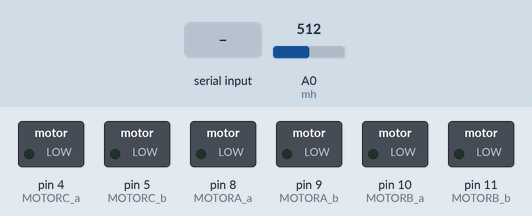
Simulated run of this sketch. Board: Arduino Uno, built with avr-gcc and run on an emulated ATmega328P. Shown: switched loads named in the sketch (green lamp = pin HIGH). The inputs (shaded band) are chosen by the test bench; at power-on: A0 (mh) = 512. What the sketch prints to the serial monitor is not drawn.

Above: at 1.2 s.
1.3 s: "w" received over Serial
At 2.0 s:
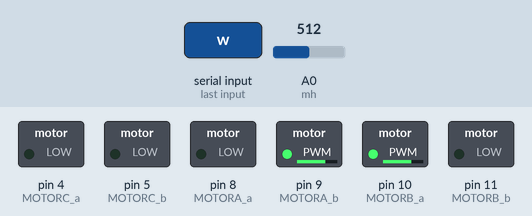
2.8 s: "s" received over Serial
At 3.4 s:
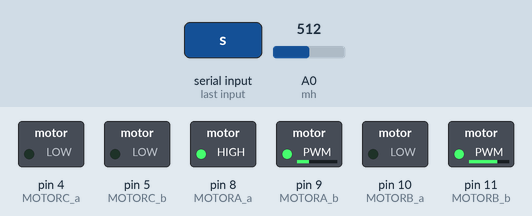
4.3 s: "a" received over Serial
At 4.7 s:
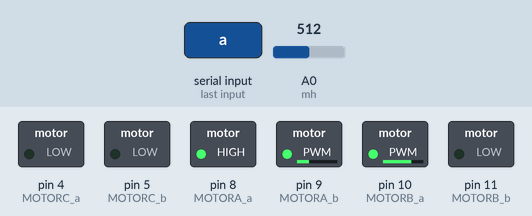
5.8 s: "d" received over Serial
At 7.0 s:
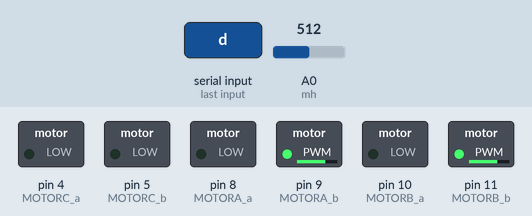
7.3 s: A0 (mh) set to 107
10.3 s: A0 (mh) set to 93
Timing chart, 0 to 13.3 s (numbered marks = the images above; inputs shaded):
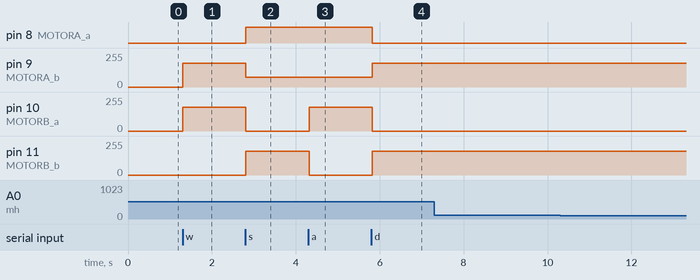

Measured:
- after the input at 1.3 s, pin 9 (MOTORA_b), pin 10 (MOTORB_a): 0/255 → 180/255 at once
- after the input at 2.8 s, pin 8 (MOTORA_a): LOW → HIGH at once; pin 9 (MOTORA_b): 180/255 → 75/255 at once; pin 10 (MOTORB_a): 180/255 → 0/255 at once; pin 11 (MOTORB_b): 0/255 → 180/255 at once
- after the input at 4.3 s, pin 10 (MOTORB_a): 0/255 → 180/255 at once; pin 11 (MOTORB_b): 180/255 → 0/255 at once
- after the input at 5.8 s, pin 8 (MOTORA_a): HIGH → LOW at once; pin 9 (MOTORA_b): 75/255 → 180/255 at once; pin 10 (MOTORB_a): 180/255 → 0/255 at once; pin 11 (MOTORB_b): 0/255 → 180/255 at once
- after the input at 7.3 s, every drawn part: stays the same
- after the input at 10.3 s, every drawn part: stays the same

The sketch:

blue_RC.ino
```cpp
#define MOTORA_a 8
#define MOTORA_b 9
#define MOTORB_a 10
#define MOTORB_b 11
#define MOTORC_a 4
#define MOTORC_b 5

int mh = A0;
bool att;
bool att1;
int sensor = 0;
int spd = 180;
int uspd = 75;

void setup()
{
  pinMode(MOTORA_a, OUTPUT);
  pinMode(MOTORA_b, OUTPUT);
  pinMode(MOTORB_a, OUTPUT);
  pinMode(MOTORB_b, OUTPUT);
  pinMode(MOTORC_a, OUTPUT);
  pinMode(MOTORC_b, OUTPUT);

  Serial.begin(9600);
  Serial.println("Hello!");

  pinMode(mh, INPUT);
}

void loop()
{
  char a = 0;   //명령어 저장용 문자형 변수
  sensor = analogRead(mh);
    // 센서가 움직이지 않을때는 센서 값이 1023입니다.
      Serial.print("Sensor Value: ");
      Serial.println(sensor);
  if (Serial.available())   //데이터가 입력되었을 때
  {
    a = Serial.read(); //변수에 입력된 데이터 저장함수
    Serial.println(a);

    if(a == 'w'){
      digitalWrite(MOTORA_a, LOW);
      analogWrite(MOTORA_b, spd);
      analogWrite(MOTORB_a, spd);
      analogWrite(MOTORB_b, LOW);
    }
    else if(a == 's'){
      digitalWrite(MOTORA_a, HIGH); // 문제 발생 - 움직이지 않음. b가 high일 때 동작 O, a가 high일때 동작 X
      analogWrite(MOTORA_b, uspd); // 해결 - pwm핀이 아니던 8핀은 디지털으로 두고
      analogWrite(MOTORB_a, LOW);
      analogWrite(MOTORB_b, spd);
    }
    else if(a == 'a'){
      digitalWrite(MOTORA_a, HIGH);
      analogWrite(MOTORA_b, uspd);
      analogWrite(MOTORB_a, spd);
      analogWrite(MOTORB_b, LOW);
    }
    else if(a == 'd'){
      digitalWrite(MOTORA_a, LOW);
      analogWrite(MOTORA_b, spd);
      analogWrite(MOTORB_a, LOW);
      analogWrite(MOTORB_b, spd);
    }
    else if(a == 'x'){
      digitalWrite(MOTORA_a, LOW);
      digitalWrite(MOTORA_b, LOW);
      digitalWrite(MOTORB_a, LOW);
      digitalWrite(MOTORB_b, LOW);
    }
    else if(a == 'f'){
      att1 = !att1;
      if(att1){
        digitalWrite(MOTORC_a, att);
        att = !att;
      }
      else
        digitalWrite(MOTORC_b, att);
    }
  }
}
```
